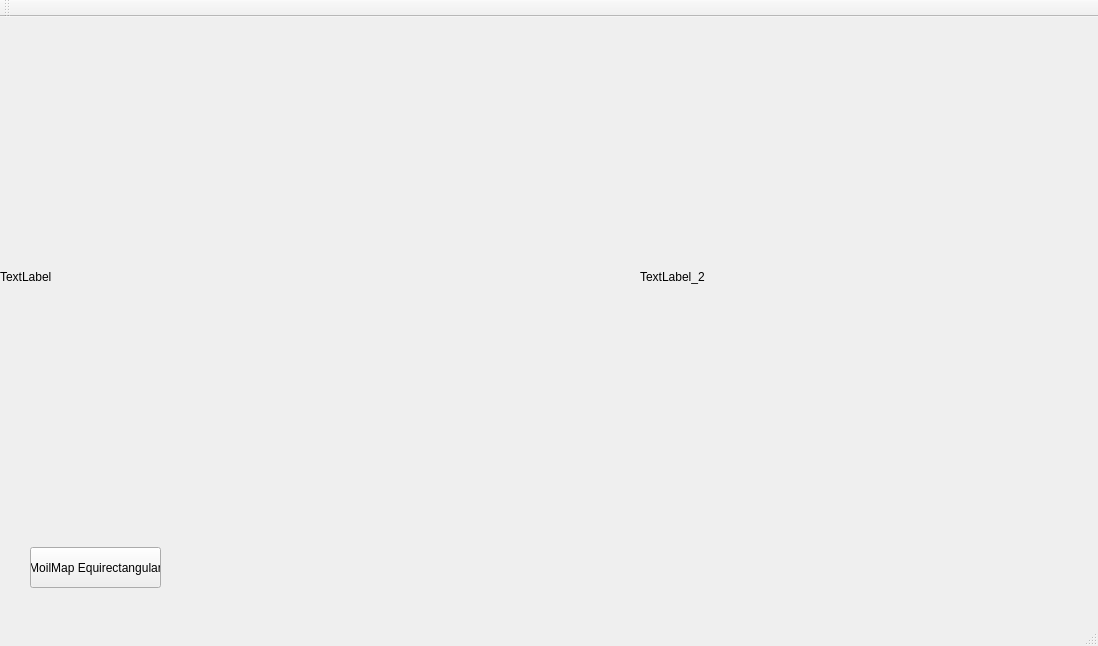
<?xml version="1.0" encoding="UTF-8"?>
<ui version="4.0">
 <class>MainWindow</class>
 <widget class="QMainWindow" name="MainWindow">
  <property name="geometry">
   <rect>
    <x>0</x>
    <y>0</y>
    <width>1098</width>
    <height>646</height>
   </rect>
  </property>
  <property name="windowTitle">
   <string>MainWindow</string>
  </property>
  <widget class="QWidget" name="centralWidget">
   <widget class="QPushButton" name="pushButton">
    <property name="geometry">
     <rect>
      <x>30</x>
      <y>530</y>
      <width>131</width>
      <height>41</height>
     </rect>
    </property>
    <property name="text">
     <string>MoilMap Equirectangular</string>
    </property>
   </widget>
   <widget class="QLabel" name="label">
    <property name="enabled">
     <bool>true</bool>
    </property>
    <property name="geometry">
     <rect>
      <x>0</x>
      <y>20</y>
      <width>640</width>
      <height>480</height>
     </rect>
    </property>
    <property name="text">
     <string>TextLabel</string>
    </property>
    <property name="scaledContents">
     <bool>true</bool>
    </property>
    <property name="alignment">
     <set>Qt::AlignLeading|Qt::AlignLeft|Qt::AlignVCenter</set>
    </property>
   </widget>
   <widget class="QLabel" name="label_2">
    <property name="geometry">
     <rect>
      <x>640</x>
      <y>20</y>
      <width>640</width>
      <height>480</height>
     </rect>
    </property>
    <property name="text">
     <string>TextLabel_2</string>
    </property>
   </widget>
  </widget>
  <widget class="QMenuBar" name="menuBar">
   <property name="geometry">
    <rect>
     <x>0</x>
     <y>0</y>
     <width>1098</width>
     <height>31</height>
    </rect>
   </property>
  </widget>
  <widget class="QToolBar" name="mainToolBar">
   <attribute name="toolBarArea">
    <enum>TopToolBarArea</enum>
   </attribute>
   <attribute name="toolBarBreak">
    <bool>false</bool>
   </attribute>
  </widget>
  <widget class="QStatusBar" name="statusBar"/>
 </widget>
 <layoutdefault spacing="6" margin="11"/>
 <resources/>
 <connections/>
</ui>
